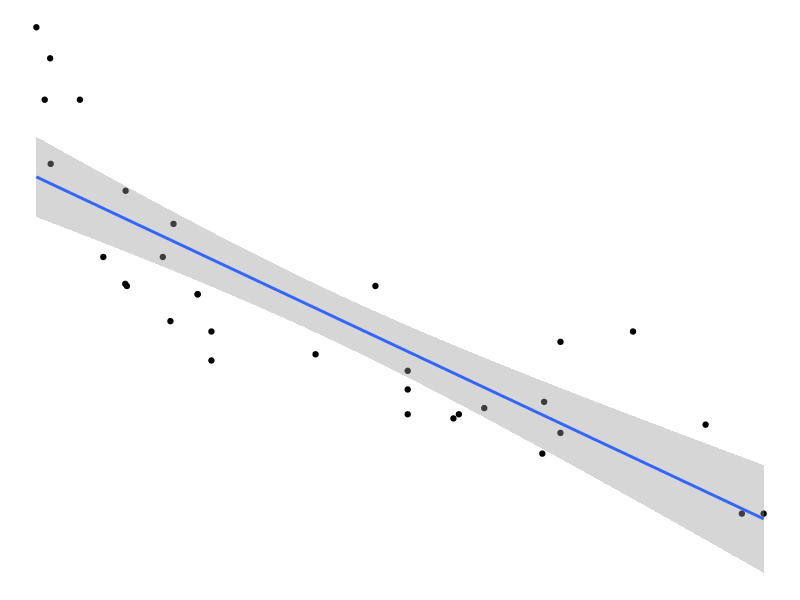

Generate this figure with R:

#If you don't know what a function does, try searching for help with "?"
#```{r echo=TRUE}
#? mean

#https://stats.stackexchange.com/questions/157661/how-to-calculate-mean-median-mode-std-dev-from-distribution

#This is a really useful search engine (Google plus filter for R-relevant content): https://rseek.org/

# Simple operations

#You can use either "<-" or "=" to assign a value to a variable.
a <- 5
b = c(2,4,6,8)
d <- c(3,5,7,9)
e <- 7

#The "c" in the above vector assignment stands for combine into a vector. The elements in the array are indexed from 1 to n. (in some other programming languages the index starts from 0)
#You can see the result by typing the variable name to the console.
a
#Selecting the 3rd element of the vector:
d[3]

#Now we can do some arithmetic with the vectors.
a*b
b+d
b+1

#Notice when a vector is multiplied with a scalar (=a single value/number), each of the elements in the vector is multiplied. And when two vectors are added/multiplied, they must be the same dimensions and the arithmetic happens elementwise.

#Boolean values can also be stored and manipulated in R

b1 <- TRUE
b2 <- 1>2

#rep, seq, and rev are useful functions to produce and manipulate simple vectors
# repeat fungerer således: rep(element, gentag x antal gange)
rep(1,7)
# sekvens af tal fra x - y, med a hop - hernede altså fra 1-7, med 2 som hop
seq(1,7,by=2)
# reverse (seq) - altså omvendt rækkefølge, - her altså tæl 7 gange ned til 1
rev(seq(1,7))
?seq
#Your turn:
#1We create a vector V with the even numbers between 1 and 10. Show its content.**
#Your code here
V<-seq(1,10, by=2)+1
V2<-seq(2,10, by=2)
V
#2) look at its third entry and test if it is larger than 3.**
#Your code here
# indekserer[3 element] i vektor V, tjek om den er størrre end 3
V[3]>3
# Reverse its order and divide each of its entries by 2.**
#Your code here
rev(V)/2

#Check whether the value of a is higher than the value of  object 'e'**
#Your code here
a>e

alpha <- round(log(150))
beta <- 50/10

#Your code here
alpha>beta

#install package + load ggplot
library(tidyverse)
#Your code here

# 10 ggplot2 is used for plotting basically everything - and done beautifully. We will return to data visualization using ggplot2 in lesson 3. Until then, here is a basic plot using the built-in dataset 'mtcars'**
ggplot() + 
  geom_point(data = mtcars, aes(x = disp, y = mpg)) + 
  geom_smooth(data=mtcars, aes(x=disp,y=mpg), method="lm") +
  theme_void()

exlm <- lm(mpg~wt, data=mtcars)
